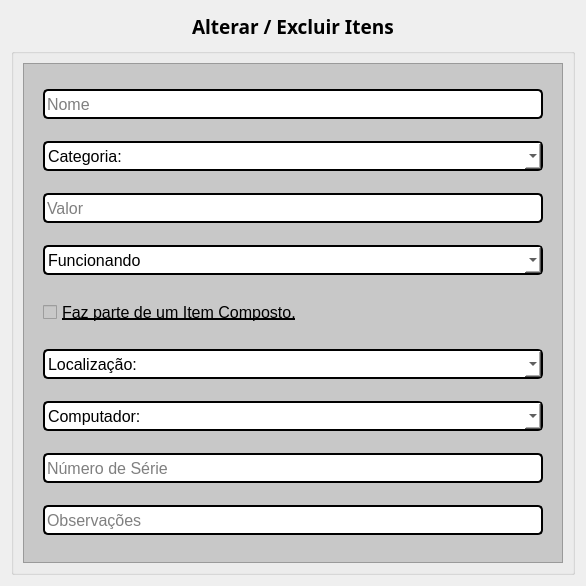
                <widget class="QWidget" name="itens_alterar_page">
                 <layout class="QVBoxLayout" name="verticalLayout_8">
                  <item alignment="Qt::AlignHCenter">
                   <widget class="QLabel" name="label_9">
                    <property name="minimumSize">
                     <size>
                      <width>111</width>
                      <height>31</height>
                     </size>
                    </property>
                    <property name="maximumSize">
                     <size>
                      <width>225</width>
                      <height>31</height>
                     </size>
                    </property>
                    <property name="font">
                     <font>
                      <family>Arial Black</family>
                      <pointsize>14</pointsize>
                      <weight>75</weight>
                      <bold>true</bold>
                     </font>
                    </property>
                    <property name="text">
                     <string>Alterar / Excluir Itens</string>
                    </property>
                   </widget>
                  </item>
                  <item>
                   <widget class="QGroupBox" name="groupBox_3">
                    <property name="minimumSize">
                     <size>
                      <width>0</width>
                      <height>0</height>
                     </size>
                    </property>
                    <property name="maximumSize">
                     <size>
                      <width>15000</width>
                      <height>15000</height>
                     </size>
                    </property>
                    <property name="title">
                     <string/>
                    </property>
                    <layout class="QGridLayout" name="gridLayout_13">
                     <item row="0" column="0" alignment="Qt::AlignHCenter">
                      <widget class="QFrame" name="frame_15">
                       <property name="minimumSize">
                        <size>
                         <width>540</width>
                         <height>500</height>
                        </size>
                       </property>
                       <property name="maximumSize">
                        <size>
                         <width>540</width>
                         <height>100000</height>
                        </size>
                       </property>
                       <property name="styleSheet">
                        <string notr="true">background-color: rgb(200, 200, 200);</string>
                       </property>
                       <property name="frameShape">
                        <enum>QFrame::StyledPanel</enum>
                       </property>
                       <property name="frameShadow">
                        <enum>QFrame::Raised</enum>
                       </property>
                       <layout class="QGridLayout" name="gridLayout_14">
                        <item row="0" column="0">
                         <widget class="QLineEdit" name="itens_a_nome_txt">
                          <property name="minimumSize">
                           <size>
                            <width>500</width>
                            <height>30</height>
                           </size>
                          </property>
                          <property name="maximumSize">
                           <size>
                            <width>500</width>
                            <height>16777215</height>
                           </size>
                          </property>
                          <property name="font">
                           <font>
                            <family>Arial</family>
                            <pointsize>12</pointsize>
                           </font>
                          </property>
                          <property name="styleSheet">
                           <string notr="true">color: rgb(0, 0, 0);
border-color: rgb(0, 0, 0);
background-color: rgb(255, 255, 255);
border-style: solid;
border-width: 2px;
border-radius: 5px;</string>
                          </property>
                          <property name="placeholderText">
                           <string>Nome</string>
                          </property>
                         </widget>
                        </item>
                        <item row="1" column="0">
                         <widget class="QComboBox" name="itens_a_categoria_combo">
                          <property name="minimumSize">
                           <size>
                            <width>500</width>
                            <height>30</height>
                           </size>
                          </property>
                          <property name="maximumSize">
                           <size>
                            <width>500</width>
                            <height>16777215</height>
                           </size>
                          </property>
                          <property name="font">
                           <font>
                            <family>Arial</family>
                            <pointsize>12</pointsize>
                           </font>
                          </property>
                          <property name="styleSheet">
                           <string notr="true">color: rgb(0, 0, 0);
border-color: rgb(0, 0, 0);
background-color: rgb(255, 255, 255);
border-style: solid;
border-width: 2px;
border-radius: 5px;</string>
                          </property>
                          <property name="currentText">
                           <string>Categoria:</string>
                          </property>
                          <property name="currentIndex">
                           <number>0</number>
                          </property>
                          <property name="placeholderText">
                           <string>Categoria:</string>
                          </property>
                          <item>
                           <property name="text">
                            <string>Categoria:</string>
                           </property>
                          </item>
                         </widget>
                        </item>
                        <item row="2" column="0">
                         <widget class="QLineEdit" name="itens_a_valor_txt">
                          <property name="minimumSize">
                           <size>
                            <width>500</width>
                            <height>30</height>
                           </size>
                          </property>
                          <property name="maximumSize">
                           <size>
                            <width>500</width>
                            <height>16777215</height>
                           </size>
                          </property>
                          <property name="font">
                           <font>
                            <family>Arial</family>
                            <pointsize>12</pointsize>
                           </font>
                          </property>
                          <property name="styleSheet">
                           <string notr="true">color: rgb(0, 0, 0);
border-color: rgb(0, 0, 0);
background-color: rgb(255, 255, 255);
border-style: solid;
border-width: 2px;
border-radius: 5px;</string>
                          </property>
                          <property name="placeholderText">
                           <string>Valor</string>
                          </property>
                         </widget>
                        </item>
                        <item row="3" column="0">
                         <widget class="QComboBox" name="itens_a_integridade_combo">
                          <property name="minimumSize">
                           <size>
                            <width>500</width>
                            <height>30</height>
                           </size>
                          </property>
                          <property name="maximumSize">
                           <size>
                            <width>500</width>
                            <height>16777215</height>
                           </size>
                          </property>
                          <property name="font">
                           <font>
                            <family>Arial</family>
                            <pointsize>12</pointsize>
                           </font>
                          </property>
                          <property name="styleSheet">
                           <string notr="true">color: rgb(0, 0, 0);
border-color: rgb(0, 0, 0);
background-color: rgb(255, 255, 255);
border-style: solid;
border-width: 2px;
border-radius: 5px;</string>
                          </property>
                          <property name="currentIndex">
                           <number>0</number>
                          </property>
                          <property name="placeholderText">
                           <string>Integridade:</string>
                          </property>
                          <item>
                           <property name="text">
                            <string>Funcionando</string>
                           </property>
                          </item>
                          <item>
                           <property name="text">
                            <string>Guardado - Funcionando</string>
                           </property>
                          </item>
                          <item>
                           <property name="text">
                            <string>Quebrado</string>
                           </property>
                          </item>
                         </widget>
                        </item>
                        <item row="4" column="0">
                         <widget class="QCheckBox" name="itens_a_checkbox">
                          <property name="minimumSize">
                           <size>
                            <width>300</width>
                            <height>30</height>
                           </size>
                          </property>
                          <property name="maximumSize">
                           <size>
                            <width>500</width>
                            <height>16777215</height>
                           </size>
                          </property>
                          <property name="font">
                           <font>
                            <family>Arial</family>
                            <pointsize>12</pointsize>
                            <weight>50</weight>
                            <italic>false</italic>
                            <bold>false</bold>
                            <underline>true</underline>
                           </font>
                          </property>
                          <property name="styleSheet">
                           <string notr="true">color: rgb(0, 0, 0);
font: 12pt &quot;Arial&quot;;
text-decoration: underline;

</string>
                          </property>
                          <property name="text">
                           <string>Faz parte de um Item Composto.</string>
                          </property>
                         </widget>
                        </item>
                        <item row="5" column="0">
                         <widget class="QComboBox" name="itens_a_localizacao_combo">
                          <property name="minimumSize">
                           <size>
                            <width>500</width>
                            <height>30</height>
                           </size>
                          </property>
                          <property name="maximumSize">
                           <size>
                            <width>500</width>
                            <height>16777215</height>
                           </size>
                          </property>
                          <property name="font">
                           <font>
                            <family>Arial</family>
                            <pointsize>12</pointsize>
                           </font>
                          </property>
                          <property name="styleSheet">
                           <string notr="true">color: rgb(0, 0, 0);
border-color: rgb(0, 0, 0);
background-color: rgb(255, 255, 255);
border-style: solid;
border-width: 2px;
border-radius: 5px;</string>
                          </property>
                          <property name="currentIndex">
                           <number>0</number>
                          </property>
                          <property name="placeholderText">
                           <string>Localização:</string>
                          </property>
                          <item>
                           <property name="text">
                            <string>Localização:</string>
                           </property>
                          </item>
                         </widget>
                        </item>
                        <item row="6" column="0">
                         <widget class="QComboBox" name="itens_a_computador_combo">
                          <property name="enabled">
                           <bool>false</bool>
                          </property>
                          <property name="minimumSize">
                           <size>
                            <width>500</width>
                            <height>30</height>
                           </size>
                          </property>
                          <property name="maximumSize">
                           <size>
                            <width>500</width>
                            <height>16777215</height>
                           </size>
                          </property>
                          <property name="font">
                           <font>
                            <family>Arial</family>
                            <pointsize>12</pointsize>
                           </font>
                          </property>
                          <property name="styleSheet">
                           <string notr="true">color: rgb(0, 0, 0);
border-color: rgb(0, 0, 0);
background-color: rgb(255, 255, 255);
border-style: solid;
border-width: 2px;
border-radius: 5px;</string>
                          </property>
                          <property name="currentIndex">
                           <number>0</number>
                          </property>
                          <property name="placeholderText">
                           <string>Computador:</string>
                          </property>
                          <item>
                           <property name="text">
                            <string>Computador:</string>
                           </property>
                          </item>
                         </widget>
                        </item>
                        <item row="7" column="0">
                         <widget class="QLineEdit" name="itens_a_serie_txt">
                          <property name="minimumSize">
                           <size>
                            <width>500</width>
                            <height>30</height>
                           </size>
                          </property>
                          <property name="maximumSize">
                           <size>
                            <width>500</width>
                            <height>16777215</height>
                           </size>
                          </property>
                          <property name="font">
                           <font>
                            <family>Arial</family>
                            <pointsize>12</pointsize>
                           </font>
                          </property>
                          <property name="styleSheet">
                           <string notr="true">color: rgb(0, 0, 0);
border-color: rgb(0, 0, 0);
background-color: rgb(255, 255, 255);
border-style: solid;
border-width: 2px;
border-radius: 5px;</string>
                          </property>
                          <property name="placeholderText">
                           <string>Número de Série</string>
                          </property>
                         </widget>
                        </item>
                        <item row="8" column="0">
                         <widget class="QLineEdit" name="itens_a_obs_txt">
                          <property name="minimumSize">
                           <size>
                            <width>500</width>
                            <height>30</height>
                           </size>
                          </property>
                          <property name="maximumSize">
                           <size>
                            <width>500</width>
                            <height>16777215</height>
                           </size>
                          </property>
                          <property name="font">
                           <font>
                            <family>Arial</family>
                            <pointsize>12</pointsize>
                           </font>
                          </property>
                          <property name="styleSheet">
                           <string notr="true">color: rgb(0, 0, 0);
border-color: rgb(0, 0, 0);
background-color: rgb(255, 255, 255);
border-style: solid;
border-width: 2px;
border-radius: 5px;</string>
                          </property>
                          <property name="placeholderText">
                           <string>Observações</string>
                          </property>
                         </widget>
                        </item>
                       </layout>
                      </widget>
                     </item>
                    </layout>
                   </widget>
                  </item>
                 </layout>
                </widget>
